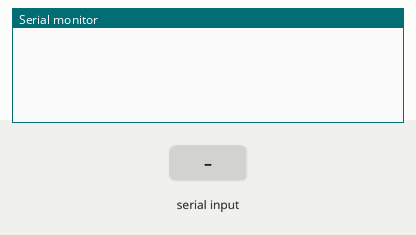
This sketch was run on a simulated Arduino Uno, built with avr-gcc and run on an emulated ATmega328P. Parts: the last lines printed to the serial monitor. The test bench sets the inputs (shaded band).

Above: at 1.2 s.
1.3 s: byte 30 received over Serial
At 1.9 s:
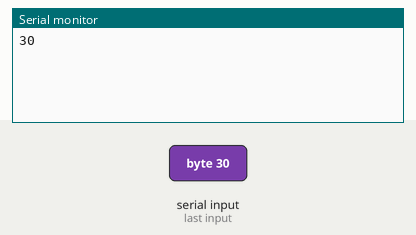
2.8 s: byte 90 received over Serial
At 4.0 s:
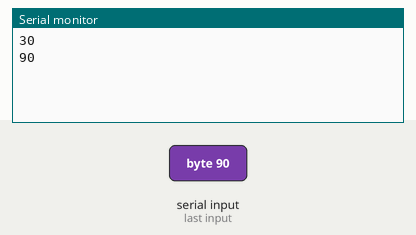
4.3 s: byte 120 received over Serial
At 5.4 s:
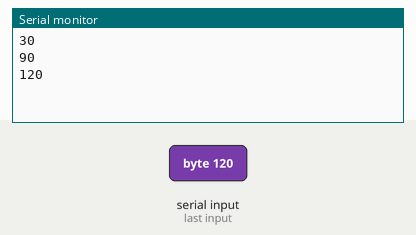

Measured:
- after the input at 1.3 s, the serial monitor: prints a new line at once (image 1)
- after the input at 2.8 s, the serial monitor: prints a new line at once (image 2)
- after the input at 4.3 s, the serial monitor: prints a new line at once (image 3)

The sketch:

bluetooth_test.ino
```cpp
void setup() {
  // put your setup code here, to run once:
  Serial.begin(9600);
}
int data;
void loop() {
  // put your main code here, to run repeatedly:
  if (Serial.available()) {

    data = Serial.read();
    Serial.print(data);
    Serial.print("  ");
  }
  if (Serial.available()) {
    data = Serial.read();
    Serial.print(data);
    Serial.print("  ");
  }
  if (Serial.available()) {
    data = Serial.read();
    Serial.println(data);
  }

}
```
